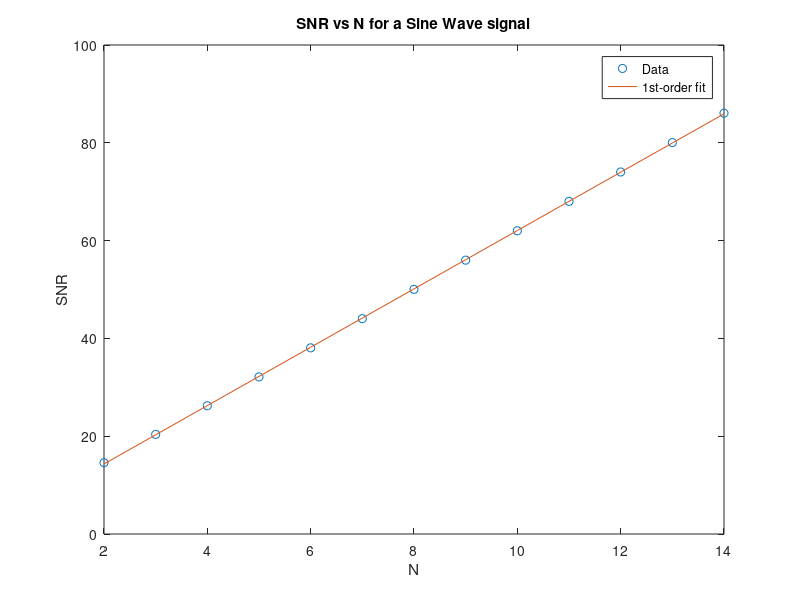
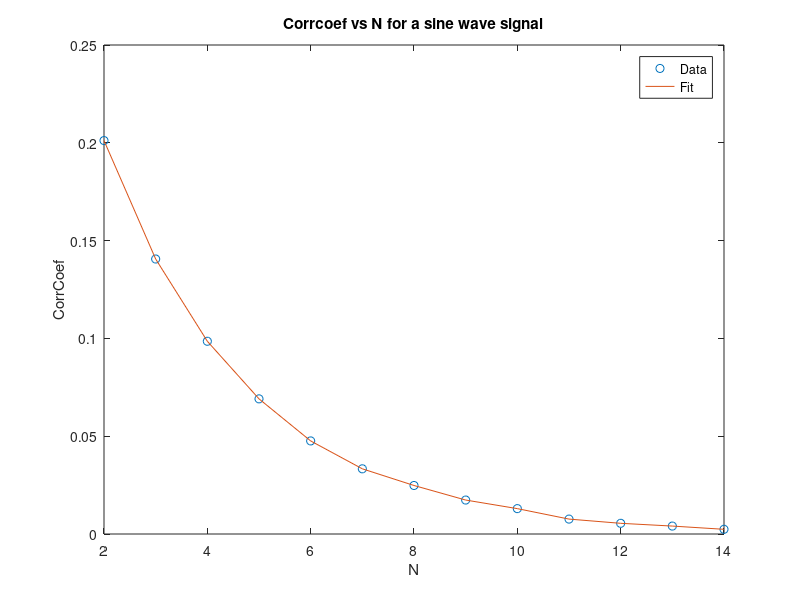
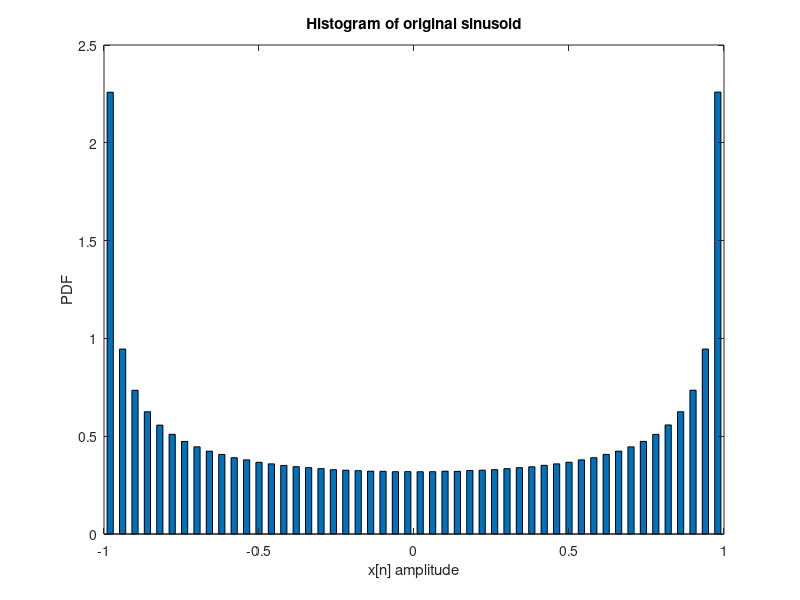
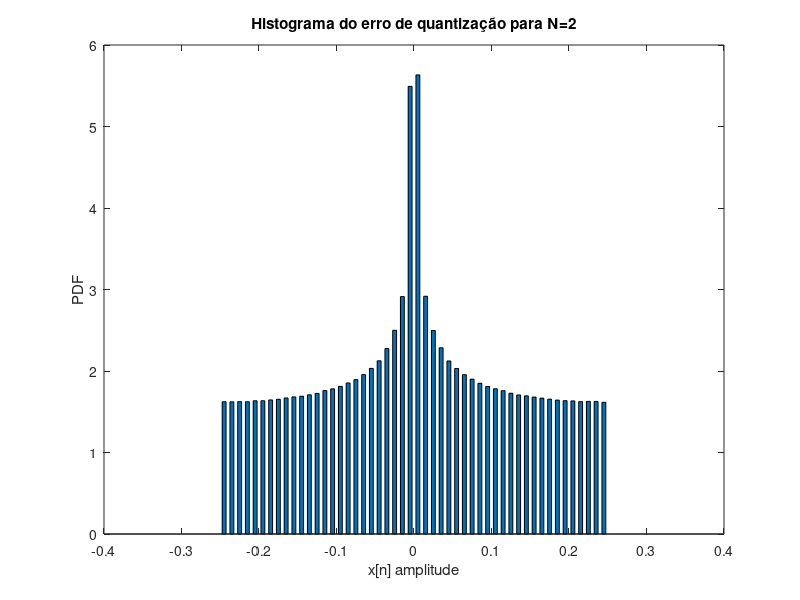

Write MATLAB code to recreate these figures, in order.
% Sine Wave Part
clear
clc

samples=0:1E5-1;
x=sin(0.22*samples);

x = transpose(x);
N = 2:1:14;
M = 2.^(N-1);

xq = floor(0.5 + x.*M);
xr = xq./M;
xe = xr - x;

Ps = rms(x).^2;
Pr = rms(xr).^2;
Pe = rms(xe).^2;    
SNR = 10*log10(Ps./Pe);

p = polyfit(N, SNR(1:length(N)), 1);
y = polyval(p,N(1:length(N)));

figure;
plot(N,SNR(1:length(N)), 'o')
hold on
plot(N,y)
xlabel('N')
ylabel('SNR')
title('SNR vs N for a Sine Wave signal')
legend('Data','1st-order fit')
hold off

corr = zeros(1,length(N));
for i = 1:13
    aux = corrcoef(x, xe(:,i));
    corr(i) = aux(1,2);
end

figure; 
plot(N(1:length(N)), corr(1:length(N)), 'o')
hold on
plot(N(1:length(N)), corr(1:length(N)))
xlabel('N')
ylabel('CorrCoef')
title('Corrcoef vs N for a sine wave signal')
legend('Data','Fit')
hold off

% Original sine wave
figure;
[H X]=hist(x,50);
equalize=50/(max(x)-min(x));
bar(X, H/sum(H)*equalize, 0.5);
ylabel('PDF');
xlabel('x[n] amplitude');
title('Histogram of original sinusoid');

% Quantized sine wave
for i = 1:length(N)
    figure;
    [He Xe]=hist(xe(:,i),50);
    equalize=50/(max(xe(:,i))-min(xe(:,i)));
    bar(Xe, He/sum(He)*equalize, 0.5);
    ylabel('PDF');
    xlabel('x[n] amplitude');
    title(['Histograma do erro de quantização para N=' num2str(N(i))]);
end